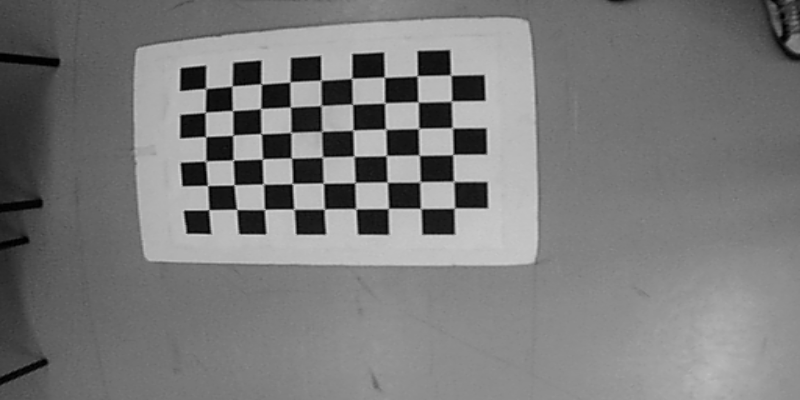
#> input picture files/1pic1L.png, 800 x 400 px
$ python old_camera_calib.py
#> lines starting #> are read from the running program, lines starting #| are printed output that depends on the picture; after the words box and inside, x2 and y2 are one past the last pixel; in counts of white or black regions, pixels touching at a corner belong together; long printed decimals are rounded
import cv2 as cv
import numpy as np
from matplotlib import pyplot as plt


lpath1 = "files/1pic1L.png"
lpath2 = "files/pic2.png"
rpath1 = "files/1pic1R.png"
rpath2 = "files/pic2r.png"


CONST = 7.4 #TODO: const what?
def cameraCalibrate(img,inp):
    objpoints = []
    objp = np.zeros((9*6, 3), np.float32)
    objp[:, :2] = np.mgrid[0:9, 0:6].T.reshape(-1, 2)
    objpoints.append(objp*CONST)

    gray = cv.cvtColor(img, cv.COLOR_BGR2GRAY)
    img_shape = gray.shape[::-1]
    imgpoints = []
    ret_img, corners_img = cv.findChessboardCorners(gray, (9, 6), None)
    imgpoints.append(corners_img)

    viz_frame = img.copy()
    for point in corners_img[:2]:
        cv.circle(viz_frame,tuple(map(int ,point.tolist()[0])),5,(0,255,0),-1) #TODO: convert to list comprehension

    '''
    cv.imshow("ib",viz_frame)
    if cv.waitKey(0) & 0xFF == ord('q'):
        pass
    cv.destroyAllWindows()
    '''
    #ret,rv,tv = cv.solvePnP(objp,np.array(corners_img),inp,None)
    ret_calib, CMat, DistCoff, rv, tv = cv.calibrateCamera(objpoints,imgpoints,img_shape,inp,None)

    #print "corners\n", corners_img
    #print "rv, ", cv.Rodrigues(rv[0])[0]
    #print "\ntv, ", tv

    return imgpoints, CMat, DistCoff
    #return cv.Rodrigues(rv)[0],tv

def stereoCalibrate(img1, img2,inp1,inp2):
    objpoints = []
    objp = np.zeros((9*6, 3), np.float32)
    objp[:, :2] = np.mgrid[0:9, 0:6].T.reshape(-1, 2)
    objpoints.append(objp*CONST)

    #print "obj\n", objpoints

    flags = 0
    flags |= cv.CALIB_FIX_INTRINSIC
    # flags |= cv.CALIB_FIX_PRINCIPAL_POINT
    flags |= cv.CALIB_USE_INTRINSIC_GUESS
    flags |= cv.CALIB_FIX_FOCAL_LENGTH
    # flags |= cv.CALIB_FIX_ASPECT_RATIO
    flags |= cv.CALIB_ZERO_TANGENT_DIST
    # flags |= cv.CALIB_RATIONAL_MODEL
    # flags |= cv.CALIB_SAME_FOCAL_LENGTH
    # flags |= cv.CALIB_FIX_K3
    # flags |= cv.CALIB_FIX_K4
    # flags |= cv.CALIB_FIX_K5
    stereocalib_criteria = (cv.TERM_CRITERIA_MAX_ITER +
        cv.TERM_CRITERIA_EPS, 100, 1e-6)


    gray = cv.cvtColor(img1, cv.COLOR_BGR2GRAY)
    shape = gray.shape[::-1]


    imgpoints_1,M1,d1 = cameraCalibrate(img1,inp1)
    imgpoints_2,M2,d2 = cameraCalibrate(img2,inp2)
    ret, M1, d1, M2, d2, R, T, E, F = cv.stereoCalibrate(
        objpoints, imgpoints_1,
        imgpoints_2, M1, d1, M2,
        d2, shape,
        criteria=stereocalib_criteria, flags=flags)
    '''
    print "m1", M1
    print "r", R
    print "t", T
    print "e", E
    print "f", F
    '''
    print("R*T \n", np.dot(R,T))
    print("R'*T \n", np.dot(np.transpose(R),T))

    return M1, d1, M2, d2, R, T

def triangultion(img1,img2):
    objpoints = []
    objp = np.zeros((9*6, 3), np.float32)
    objp[:, :2] = np.mgrid[0:9, 0:6].T.reshape(-1, 2)
    objpoints.append(objp*CONST)
    print(objpoints)
    gray = cv.cvtColor(img1, cv.COLOR_BGR2GRAY)
    shape = gray.shape[::-1]

    M1, d1, M2, d2, R, T = stereoCalibrate(img1, img2)
    return cv.stereoRectify(M1, d1, M2, d2, shape, R, T, alpha=-1)

def ib(img1,img2):
    inp1 = np.array([[730,0,422],[0,585,229],[0,0,1]])
    inp2 = np.array([[701,0,390],[0,562,196],[0,0,1]])


    rv1,tv1 = cameraCalibrate(img1,inp1)
    print("R1", rv1)
    print("\n R1*T1 \n", np.dot(rv1,tv1))
    rv2,tv2 = cameraCalibrate(img2,inp2)
    print("R2", rv2)
    print("\n R2*T2 \n", np.dot(rv2,tv2))
    ans = np.dot((rv1),tv1)-np.dot((rv2),tv2)
    print("\n ans:\n", ans)


def main():
    l1 = cv.imread(lpath1)
#> l1 is the input picture: shape (400, 800, 3); min 0, max 220, mean 122.5
    r1 = cv.imread(rpath1)
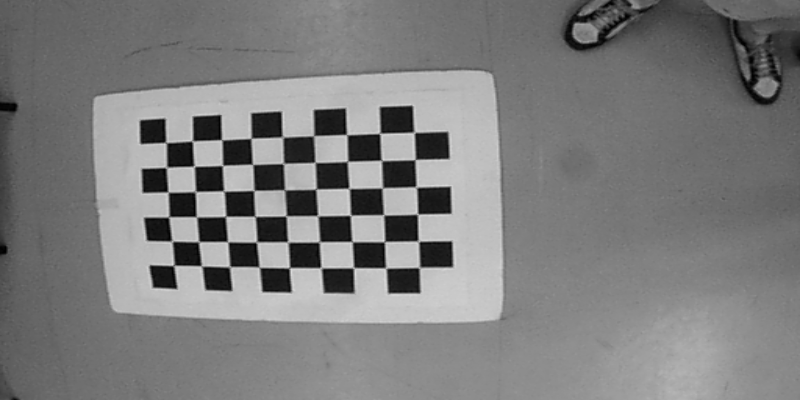
#> input picture files/1pic1R.png, 800 x 400 px
#> r1 is the input picture: shape (400, 800, 3); min 0, max 227, mean 125
    l2 = cv.imread(lpath2)
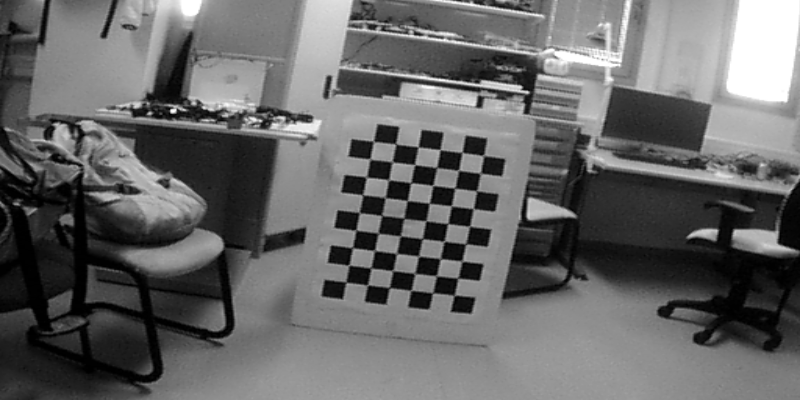
#> input picture files/pic2.png, 800 x 400 px
#> l2 is the input picture: shape (400, 800, 3); min 0, max 255, mean 102.7
    r2 = cv.imread(rpath2)
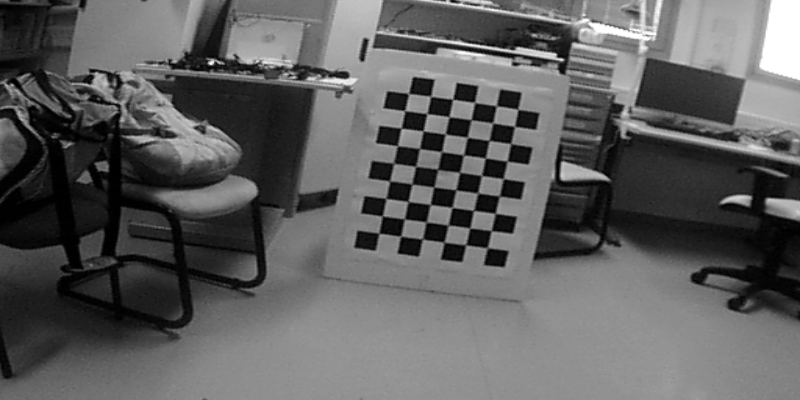
#> input picture files/pic2r.png, 800 x 400 px
#> r2 is the input picture: shape (400, 800, 3); min 0, max 255, mean 95


    inp1 = np.array([[438.40566405, 0. ,295.56570293],
                     [0. ,443.89587156, 187.76492822],
                     [0., 0., 1.]])
    inp2 = np.array([[447.04221712, 0., 341.00865224],
                     [0., 448.39171467, 256.63590166],
                     [0., 0., 1.]])


    grayL = cv.cvtColor(l1, cv.COLOR_BGR2GRAY)
    grayR = cv.cvtColor(r1, cv.COLOR_BGR2GRAY)


    #ib(l1,r1)

    M1, d1, M2, d2, R, T = stereoCalibrate(l1, r1, inp1, inp2)
#> in cameraCalibrate, `ret_img, corners_img = cv.findChessboardCorners(gray, (9, 6), None)`: ret_img = True; corners_img = 54 rows, first 8: [205.7, 89.1], [232, 85.89], [261.4, 83.88], [290.1, 82.05], [320.7, 79.73], [351.1, 78.4], [384.1, 77.12], [416.9, 75.66]
#> the loop in cameraCalibrate, `for point in corners_img[:2]:` made 2 passes
#> after the loop in cameraCalibrate, `for point in corners_img[:2]:`:
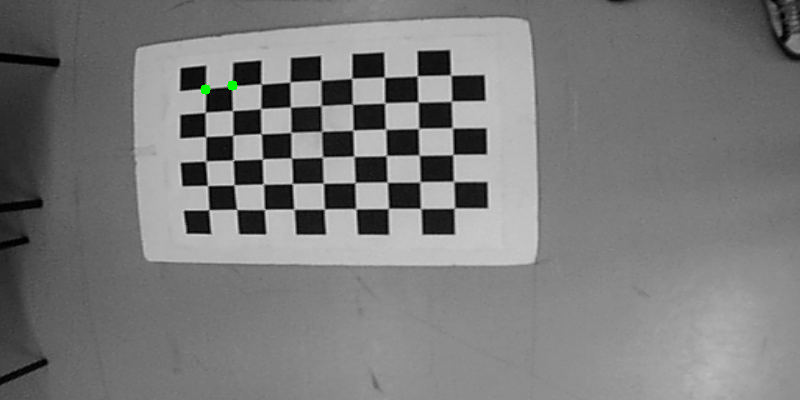
#> viz_frame: shape (400, 800, 3); 0.05% of pixels changed, all inside (x1, y1, x2, y2) = (200, 80, 238, 95)
#> in cameraCalibrate, `ret_calib, CMat, DistCoff, rv, tv = cv.calibrateCamera(objpoints,imgpo..`: ret_calib = 0.711; CMat = [[6790.6, 0, 398.4], [0, 11148.6, 155.9], [0, 0, 1]]; DistCoff = [[-69.23, 19773.2, 0.291, 0.441, 44.64]]; rv = ([1.06, 0.0116, -0.0181],); tv = ([-47.56, -10.41, 1502.2],)
#> in stereoCalibrate, `imgpoints_1,M1,d1 = cameraCalibrate(img1,inp1)`: imgpoints_1 = 1 item; M1 has the same summary as CMat in cameraCalibrate; d1 = [[-69.23, 19773.2, 0.291, 0.441, 44.64]]
#> in cameraCalibrate (call 2), `ret_img, corners_img = cv.findChessboardCorners(gray, (9, 6), None)`: corners_img = 54 rows, first 8: [165.2, 142.1], [191.7, 141], [221.3, 139.4], [250.9, 138.4], [282.6, 136.8], [313.6, 135.8], [346.2, 134.3], [379.1, 133.5]
#> the loop in cameraCalibrate (call 2), `for point in corners_img[:2]:` made 2 passes
#> after the loop in cameraCalibrate (call 2), `for point in corners_img[:2]:`:
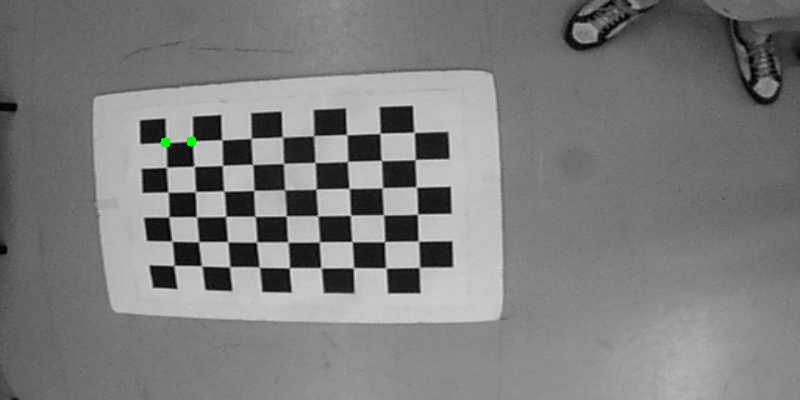
#> viz_frame: shape (400, 800, 3); 0.05% of pixels changed, all inside (x1, y1, x2, y2) = (160, 136, 197, 148)
#> in cameraCalibrate (call 2), `ret_calib, CMat, DistCoff, rv, tv = cv.calibrateCamera(objpoints,imgpo..`: ret_calib = 0.613; CMat = [[1078.3, 0, 357.4], [0, 861.6, 211], [0, 0, 1]]; DistCoff = [[-2.05, 52.65, -0.0138, 0.046, -614.1]]; rv = ([0.116, 0.192, -0.0276],); tv = ([-46.05, -20.16, 241.1],)
#> in stereoCalibrate, `imgpoints_2,M2,d2 = cameraCalibrate(img2,inp2)`: imgpoints_2 = 1 item; M2 = [[1078.3, 0, 357.4], [0, 861.6, 211], [0, 0, 1]]; d2 = [[-2.05, 52.65, -0.0138, 0.046, -614.1]]
#> in stereoCalibrate, `ret, M1, d1, M2, d2, R, T, E, F = cv.stereoCalibrate( objpoints, imgpo..`: ret = 0.662; R = [[0.982, -0.156, 0.108], [0.00405, 0.586, 0.81], [-0.189, -0.795, 0.576]]; T = [-162.8, -1230.7, -642.2]; E = [[235.5, 1355, -189.3], [-661.4, -29.51, 24.67], [1207.8, -287, 0.713]]; F = [[-3.92e-06, -1.37e-05, 0.0251], [1.38e-05, 3.75e-07, -0.00904], [-0.0232, 0.00797, 1]]
#| R*T
#|  [[  -37.577]
#|  [-1242.587 ]
#|  [  638.952]]
#| R'*T
#|  [[  -43.354]
#|  [ -185.892]
#|  [-1384.651]]
#> M1 = [[6790.6, 0, 398.4], [0, 11148.6, 155.9], [0, 0, 1]]; d1 = [[-69.23, 19773.2, 0.291, 0.441, 44.64]]; M2 = [[1078.3, 0, 357.4], [0, 861.6, 211], [0, 0, 1]]; d2 = [[-2.05, 52.65, -0.0138, 0.046, -614.1]]; T = [-162.8, -1230.7, -642.2]
    #RL, RR, PL, PR, _, _, _ = triangultion(l1,r1)

# compute the pixel mappings to the rectified versions of the images
    '''
    mapL1, mapL2 = cv.initUndistortRectifyMap(M1, d1, RL, PL, grayL.shape[::-1], cv.CV_32FC1);
    mapR1, mapR2 = cv.initUndistortRectifyMap(M2, d2, RR, PR, grayL.shape[::-1], cv.CV_32FC1);


    #stereoCalibrate(l1,r1)

    #triangultion(l1,r1)


    stereoProcessor = cv.StereoSGBM_create(0, 128, 21);

    undistorted_rectifiedL = cv.remap(grayL, mapL1, mapL2, cv.INTER_LINEAR);
    undistorted_rectifiedR = cv.remap(grayR, mapR1, mapR2, cv.INTER_LINEAR);

    cv.imshow("windowNameL",undistorted_rectifiedL);
    cv.imshow("windowNameR",undistorted_rectifiedR);

    disparity = stereoProcessor.compute(undistorted_rectifiedL,undistorted_rectifiedR);
    cv.filterSpeckles(disparity, 0, 4000, 128)
    disparity_scaled = (disparity / 16.).astype(np.uint8) + abs(disparity.min())

    cv.imshow("windowNameD", disparity_scaled);

    if cv.waitKey(0) & 0xFF == ord('q'):
        pass
    cv.destroyAllWindows()

    '''
    l1 = cv.cvtColor(cv.imread(lpath1), cv.COLOR_BGR2GRAY)
    l2 = cv.cvtColor(cv.imread(lpath2), cv.COLOR_BGR2GRAY)
#> l2: shape (400, 800); min 0, max 255, mean 102.7
    r1 = cv.cvtColor(cv.imread(rpath1), cv.COLOR_BGR2GRAY)
    r2 = cv.cvtColor(cv.imread(rpath2), cv.COLOR_BGR2GRAY)
#> r2: shape (400, 800); min 0, max 255, mean 95

    img_shape = l1.shape[::-1]
#> img_shape = (800, 400)


    #print objp
    objpoints = []
    imgpoints_l = []
    imgpoints_r = []


    ret_r, corners_r = cv.findChessboardCorners(r1, (9, 6), None)
#> ret_r = True; corners_r has the same summary as corners_img in cameraCalibrate

#> (the run stopped early here; a loop or call above may not have finished)
